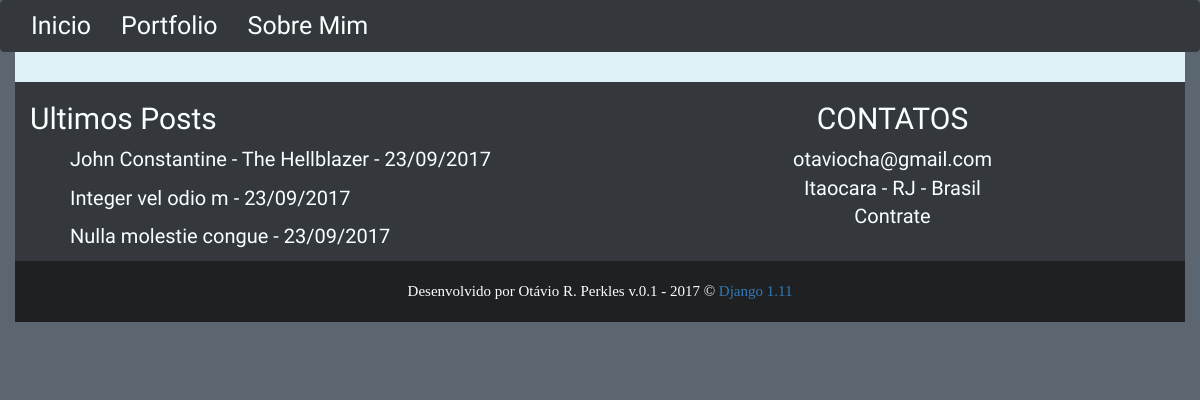
/sobremim, run on an earlier commit of the app's database.
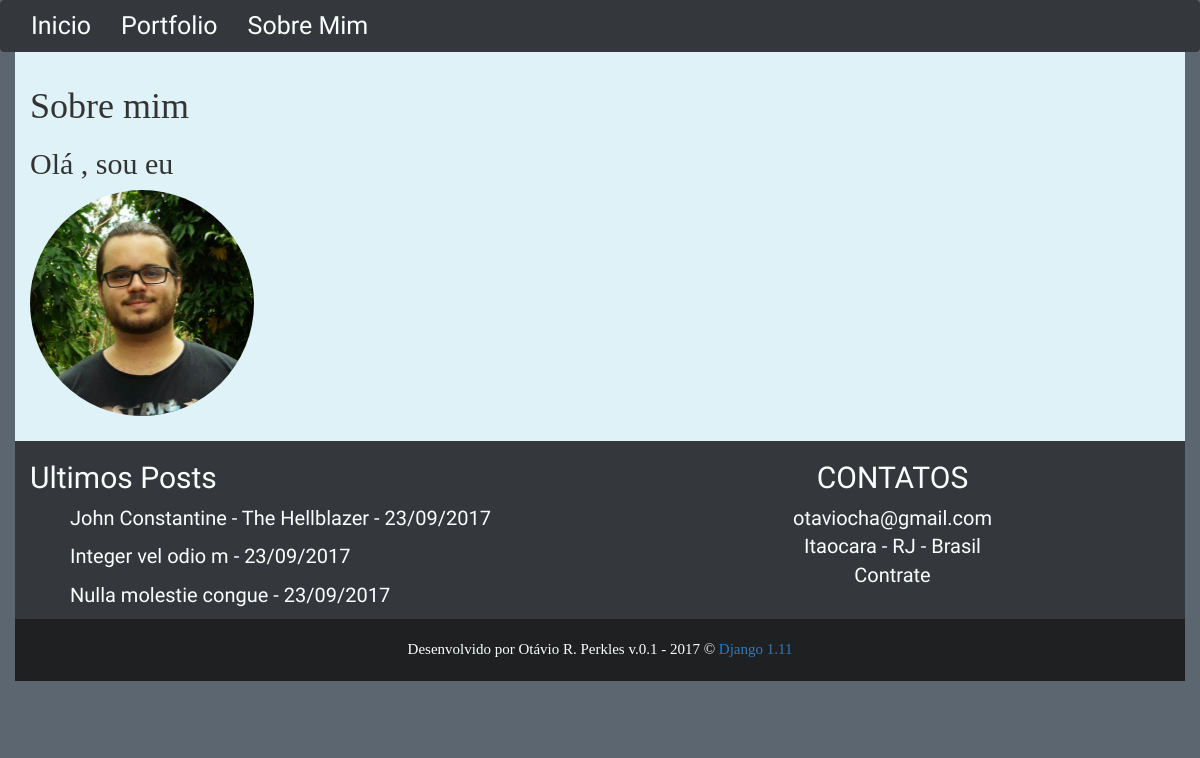
And on a later commit of the database.
### content/models.py (models this page shows, shortened)
class Article(models.Model):
	titulo = models.CharField(max_length=200)
	photo = models.FileField(upload_to='static', null=True, blank=True) #procurar como fica em produção
	autor = models.CharField(max_length=30)
	corpo = tinymce_models.HTMLField(null=True, blank=True) #Tinymce field
	data = models.DateField()
	tag = models.CharField(max_length=30)
	class Meta:
		ordering = ['-data'] #Ordena minha classe artigo no queryset por data

### about_me/models.py (models this page shows, shortened)
class SobreMim(models.Model):
	nome = models.CharField(max_length=200)
	foto = models.FileField(upload_to='static', null=True, blank=True) #procurar como fica em produção
	descricao = tinymce_models.HTMLField(null=True, blank=True) #Tinymce field

### about_me/views.py (the view)
# urls.py: url(r'^', views.sobremim_page),
def sobremim_page(request):
	menu = Article.objects.all()
	bio = SobreMim.objects.all()
	context = {'bio': bio, 'menu':menu}
	return render(request, 'sobremim.html', context)

### templates/sobremim.html (shortened to what this page needs)
{% extends "index.html"%}
{% block sobremim %}
<div class='row'>
	<div id='artigo' class='col-lg-12 col-md-12 col-sm-12'>
		{% for item in bio%}
		<h1> Sobre mim </h1>
		<h2>{{item.nome}}</h2>
		<img src="{{item.foto}}" class="img-circle" alt="...">
		{% endfor %}
{% endblock %}

### templates/index.html (shortened to what this page needs)
{% load static %}
<!DOCTYPE html>
<html lang="pt-br">
	<head>
		<link rel="stylesheet" href="{% static 'css/bootstrap.css' %}">
		<link rel="stylesheet" href="{% static 'css/meucss.css' %}">
		<link href="//netdna.bootstrapcdn.com/font-awesome/3.2.1/css/font-awesome.css" rel="stylesheet">
	</head>
	<body>
		<nav class="navbar navbar-default" role="navigation">
			<div class="navbar-collapse collapse">
				<ul class="nav navbar-nav navbar-left">
					<li><a href="http://127.0.0.1:8000/"> Inicio</a></li>
					<li><a href="http://127.0.0.1:8000/portfolio">Portfolio</a></li>
					<li><a href="http://127.0.0.1:8000/sobremim">Sobre Mim</a></li>
				</ul>
				<ul class="nav navbar-nav navbar-right">
					<li><a href="https://github.com/Perkles" target="_blank" class="icon-github"></a></li>
					<li><a href="https://twitter.com/ZurykMalkin" target="_blank" class="icon-twitter"></a></li>
					<li><a href="https://www.linkedin.com/in/ot%C3%A1vio-reis-perkles-695913141/" target="_blank" class="icon-linkedin"></a></li>
					<li><a href="https://pt.stackoverflow.com/users/92077/ot%C3%A1vio-reis-perkles?tab=profile" target="_blank" class="icon-stackexchange"></a></li>
				</ul>
			</div>
		</nav>
		<div class='base container'>
			{% block sobremim %}{% endblock %}
		</div>
		<div class='pre_footer'>
			<div class='container'>
				<div class='row' >
					<div class='col-lg-6 col-md-6 col-sm-6'>
						<h2>Ultimos Posts</h2>
						{% for item in menu%}
							<ul>
								<li><a href="/artigos/{{item.id}}">{{item.titulo}} - {{item.data}}</a></li>
							</ul>
						{% endfor %}
					</div>
					<div class='contato'>
						<div class='col-lg-6 col-md-6 col-sm-6'>
							<h2>CONTATOS</h2>
							 otaviocha@gmail.com
							<br>
							 Itaocara - RJ - Brasil
							<br>
							 Contrate
						</div>
					</div>
				</div>
			</div>
		</div>
		<div class='footer'>
			Desenvolvido por Otávio R. Perkles v.0.1 - 2017 &copy
			<a href="https://www.djangoproject.com/">Django 1.11</a>
		</div>
	</body>
</html>

### static/css/meucss.css (style rules this page uses)
body { background-color: #5b6670; font-family: 'Antic Slab', serif; font-size: 20px; }
.base { padding-bottom: 50px; }
.pre_footer { color:#faffff; background-color: #34383c; text-align: left; font-family: 'Amatic SC', cursive; }
.pre_footer ul { list-style-type : none; }
.pre_footer a { text-decoration: none; }
.pre_footer ul li a { color:#faffff; }
.footer { padding:20px; font-size: 15px; font-family: 'Antic Slab', serif; color:#faffff; background-color: #1e2022; text-align: center; }
.footer a { text-decoration: none; }
.contato { text-align: center; }
.navbar { margin-bottom: 0; background-color: #34383c; border-color: #34383c; }
.nav.navbar-nav.navbar-left li a { font-size: 25px; font-family: 'Amatic SC', cursive; color:#faffff; }
.nav.navbar-nav.navbar-right li a { color:#faffff; }
#artigo { background-color: #dff2f7; padding: 15px; }
#artigo img { max-width: 100%; height: auto; margin:auto; }

What changed in the data, as far as the page shows it:
added SobreMim: nome "Olá , sou eu", foto (picture)
